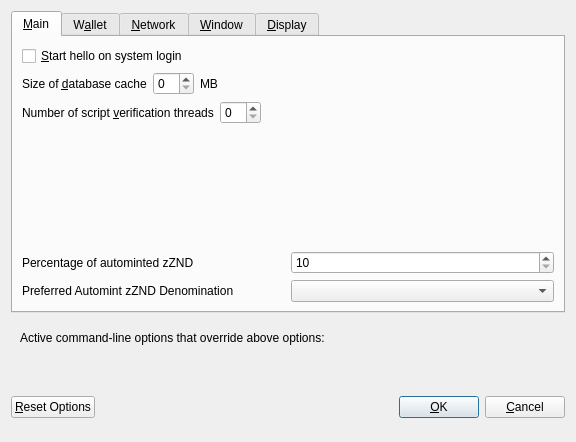
<?xml version="1.0" encoding="UTF-8"?>
<ui version="4.0">
 <class>OptionsDialog</class>
 <widget class="QDialog" name="OptionsDialog">
  <property name="geometry">
   <rect>
    <x>0</x>
    <y>0</y>
    <width>576</width>
    <height>442</height>
   </rect>
  </property>
  <property name="windowTitle">
   <string>Options</string>
  </property>
  <property name="modal">
   <bool>true</bool>
  </property>
  <layout class="QVBoxLayout" name="verticalLayout">
   <item>
    <widget class="QTabWidget" name="tabWidget">
     <property name="currentIndex">
      <number>0</number>
     </property>
     <widget class="QWidget" name="tabMain">
      <attribute name="title">
       <string>&amp;Main</string>
      </attribute>
      <layout class="QVBoxLayout" name="verticalLayout_Main">
       <item>
        <widget class="QCheckBox" name="bitcoinAtStartup">
         <property name="toolTip">
          <string>Automatically start hello after logging in to the system.</string>
         </property>
         <property name="text">
          <string>&amp;Start hello on system login</string>
         </property>
        </widget>
       </item>
       <item>
        <layout class="QHBoxLayout" name="horizontalLayout_2_Main">
         <item>
          <widget class="QLabel" name="databaseCacheLabel">
           <property name="text">
            <string>Size of &amp;database cache</string>
           </property>
           <property name="textFormat">
            <enum>Qt::PlainText</enum>
           </property>
           <property name="buddy">
            <cstring>databaseCache</cstring>
           </property>
          </widget>
         </item>
         <item>
          <widget class="QSpinBox" name="databaseCache"/>
         </item>
         <item>
          <widget class="QLabel" name="databaseCacheUnitLabel">
           <property name="text">
            <string>MB</string>
           </property>
           <property name="textFormat">
            <enum>Qt::PlainText</enum>
           </property>
          </widget>
         </item>
         <item>
          <spacer name="horizontalSpacer_2_Main">
           <property name="orientation">
            <enum>Qt::Horizontal</enum>
           </property>
           <property name="sizeHint" stdset="0">
            <size>
             <width>40</width>
             <height>20</height>
            </size>
           </property>
          </spacer>
         </item>
        </layout>
       </item>
       <item>
        <layout class="QHBoxLayout" name="horizontalLayout_3_Main">
         <item>
          <widget class="QLabel" name="threadsScriptVerifLabel">
           <property name="text">
            <string>Number of script &amp;verification threads</string>
           </property>
           <property name="textFormat">
            <enum>Qt::PlainText</enum>
           </property>
           <property name="buddy">
            <cstring>threadsScriptVerif</cstring>
           </property>
          </widget>
         </item>
         <item>
          <widget class="QSpinBox" name="threadsScriptVerif">
           <property name="toolTip">
            <string>(0 = auto, &lt;0 = leave that many cores free)</string>
           </property>
          </widget>
         </item>
         <item>
          <spacer name="horizontalSpacer_3_Main">
           <property name="orientation">
            <enum>Qt::Horizontal</enum>
           </property>
           <property name="sizeHint" stdset="0">
            <size>
             <width>40</width>
             <height>20</height>
            </size>
           </property>
          </spacer>
         </item>
        </layout>
       </item>
       <item>
        <spacer name="verticalSpacer_2">
         <property name="orientation">
          <enum>Qt::Vertical</enum>
         </property>
         <property name="sizeHint" stdset="0">
          <size>
           <width>20</width>
           <height>40</height>
          </size>
         </property>
        </spacer>
       </item>
       <item>
        <layout class="QHBoxLayout" name="horizontalLayout_3">
         <item>
          <widget class="QLabel" name="percentage_label">
           <property name="toolTip">
            <string>Percentage of incoming ZND which get automatically converted to zZND via Zerocoin Protocol (min: 10%)</string>
           </property>
           <property name="text">
            <string>Percentage of autominted zZND</string>
           </property>
          </widget>
         </item>
         <item>
          <widget class="QSpinBox" name="zeromintPercentage">
           <property name="minimum">
            <number>10</number>
           </property>
           <property name="maximum">
            <number>100</number>
           </property>
          </widget>
         </item>
        </layout>
       </item>
       <item>
        <layout class="QHBoxLayout" name="horizontalLayout" stretch="0,0">
         <property name="sizeConstraint">
          <enum>QLayout::SetFixedSize</enum>
         </property>
         <item>
          <widget class="QLabel" name="labelPreferredDenom">
           <property name="maximumSize">
            <size>
             <width>16777215</width>
             <height>16777215</height>
            </size>
           </property>
           <property name="toolTip">
            <string>Wait with automatic conversion to Zerocoin until enough ZND for this denomination is available</string>
           </property>
           <property name="text">
            <string>Preferred Automint zZND Denomination</string>
           </property>
          </widget>
         </item>
         <item>
          <widget class="QComboBox" name="preferredDenom">
           <property name="maximumSize">
            <size>
             <width>16777215</width>
             <height>27</height>
            </size>
           </property>
           <property name="toolTip">
            <string>Wait with automatic conversion to Zerocoin until enough ZND for this denomination is available</string>
           </property>
           <property name="maxVisibleItems">
            <number>9</number>
           </property>
           <property name="maxCount">
            <number>9</number>
           </property>
          </widget>
         </item>
        </layout>
       </item>
      </layout>
     </widget>
     <widget class="QWidget" name="tabWallet">
      <attribute name="title">
       <string>W&amp;allet</string>
      </attribute>
      <layout class="QVBoxLayout" name="verticalLayout_Wallet">
       <item>
        <widget class="QGroupBox" name="groupBox">
         <property name="title">
          <string>Expert</string>
         </property>
         <layout class="QVBoxLayout" name="verticalLayout_2">
          <item>
           <widget class="QCheckBox" name="coinControlFeatures">
            <property name="toolTip">
             <string>Whether to show coin control features or not.</string>
            </property>
            <property name="text">
             <string>Enable coin &amp;control features</string>
            </property>
           </widget>
          </item>
          <item>
           <widget class="QCheckBox" name="showMasternodesTab">
            <property name="toolTip">
             <string>Show additional tab listing all your masternodes in first sub-tab&lt;br/&gt;and all masternodes on the network in second sub-tab.</string>
            </property>
            <property name="text">
             <string>Show Masternodes Tab</string>
            </property>
           </widget>
          </item>
          <item>
           <widget class="QCheckBox" name="spendZeroConfChange">
            <property name="toolTip">
             <string>If you disable the spending of unconfirmed change, the change from a transaction&lt;br/&gt;cannot be used until that transaction has at least one confirmation.&lt;br/&gt;This also affects how your balance is computed.</string>
            </property>
            <property name="text">
             <string>&amp;Spend unconfirmed change</string>
            </property>
           </widget>
          </item>
         </layout>
        </widget>
       </item>
       <item>
        <spacer name="verticalSpacer_Wallet">
         <property name="orientation">
          <enum>Qt::Vertical</enum>
         </property>
         <property name="sizeHint" stdset="0">
          <size>
           <width>20</width>
           <height>40</height>
          </size>
         </property>
        </spacer>
       </item>
      </layout>
     </widget>
     <widget class="QWidget" name="tabNetwork">
      <attribute name="title">
       <string>&amp;Network</string>
      </attribute>
      <layout class="QVBoxLayout" name="verticalLayout_Network">
       <item>
        <widget class="QCheckBox" name="mapPortUpnp">
         <property name="toolTip">
          <string>Automatically open the hello client port on the router. This only works when your router supports UPnP and it is enabled.</string>
         </property>
         <property name="text">
          <string>Map port using &amp;UPnP</string>
         </property>
        </widget>
       </item>
       <item>
        <widget class="QCheckBox" name="allowIncoming">
         <property name="toolTip">
          <string>Accept connections from outside</string>
         </property>
         <property name="text">
          <string>Allow incoming connections</string>
         </property>
        </widget>
       </item>
       <item>
        <widget class="QCheckBox" name="connectSocks">
         <property name="toolTip">
          <string>Connect to the hello network through a SOCKS5 proxy.</string>
         </property>
         <property name="text">
          <string>&amp;Connect through SOCKS5 proxy (default proxy):</string>
         </property>
        </widget>
       </item>
       <item>
        <layout class="QHBoxLayout" name="horizontalLayout_1_Network">
         <item>
          <widget class="QLabel" name="proxyIpLabel">
           <property name="text">
            <string>Proxy &amp;IP:</string>
           </property>
           <property name="textFormat">
            <enum>Qt::PlainText</enum>
           </property>
           <property name="buddy">
            <cstring>proxyIp</cstring>
           </property>
          </widget>
         </item>
         <item>
          <widget class="QValidatedLineEdit" name="proxyIp">
           <property name="minimumSize">
            <size>
             <width>140</width>
             <height>0</height>
            </size>
           </property>
           <property name="maximumSize">
            <size>
             <width>140</width>
             <height>16777215</height>
            </size>
           </property>
           <property name="toolTip">
            <string>IP address of the proxy (e.g. IPv4: 127.0.0.1 / IPv6: ::1)</string>
           </property>
          </widget>
         </item>
         <item>
          <widget class="QLabel" name="proxyPortLabel">
           <property name="text">
            <string>&amp;Port:</string>
           </property>
           <property name="textFormat">
            <enum>Qt::PlainText</enum>
           </property>
           <property name="buddy">
            <cstring>proxyPort</cstring>
           </property>
          </widget>
         </item>
         <item>
          <widget class="QLineEdit" name="proxyPort">
           <property name="minimumSize">
            <size>
             <width>55</width>
             <height>0</height>
            </size>
           </property>
           <property name="maximumSize">
            <size>
             <width>55</width>
             <height>16777215</height>
            </size>
           </property>
           <property name="toolTip">
            <string>Port of the proxy (e.g. 9050)</string>
           </property>
          </widget>
         </item>
         <item>
          <spacer name="horizontalSpacer_1_Network">
           <property name="orientation">
            <enum>Qt::Horizontal</enum>
           </property>
           <property name="sizeHint" stdset="0">
            <size>
             <width>40</width>
             <height>20</height>
            </size>
           </property>
          </spacer>
         </item>
        </layout>
       </item>
       <item>
        <spacer name="verticalSpacer_Network">
         <property name="orientation">
          <enum>Qt::Vertical</enum>
         </property>
         <property name="sizeHint" stdset="0">
          <size>
           <width>20</width>
           <height>40</height>
          </size>
         </property>
        </spacer>
       </item>
      </layout>
     </widget>
     <widget class="QWidget" name="tabWindow">
      <attribute name="title">
       <string>&amp;Window</string>
      </attribute>
      <layout class="QVBoxLayout" name="verticalLayout_Window">
       <item>
        <widget class="QCheckBox" name="minimizeToTray">
         <property name="toolTip">
          <string>Show only a tray icon after minimizing the window.</string>
         </property>
         <property name="text">
          <string>&amp;Minimize to the tray instead of the taskbar</string>
         </property>
        </widget>
       </item>
       <item>
        <widget class="QCheckBox" name="minimizeOnClose">
         <property name="toolTip">
          <string>Minimize instead of exit the application when the window is closed. When this option is enabled, the application will be closed only after selecting Quit in the menu.</string>
         </property>
         <property name="text">
          <string>M&amp;inimize on close</string>
         </property>
        </widget>
       </item>
       <item>
        <spacer name="verticalSpacer_Window">
         <property name="orientation">
          <enum>Qt::Vertical</enum>
         </property>
         <property name="sizeHint" stdset="0">
          <size>
           <width>20</width>
           <height>40</height>
          </size>
         </property>
        </spacer>
       </item>
      </layout>
     </widget>
     <widget class="QWidget" name="tabDisplay">
      <attribute name="title">
       <string>&amp;Display</string>
      </attribute>
      <layout class="QVBoxLayout" name="verticalLayout_Display">
       <item>
        <layout class="QHBoxLayout" name="horizontalLayout_1_Display">
         <item>
          <widget class="QLabel" name="langLabel">
           <property name="text">
            <string>User Interface &amp;language:</string>
           </property>
           <property name="textFormat">
            <enum>Qt::PlainText</enum>
           </property>
           <property name="buddy">
            <cstring>lang</cstring>
           </property>
          </widget>
         </item>
         <item>
          <widget class="QValueComboBox" name="lang">
           <property name="toolTip">
            <string>The user interface language can be set here. This setting will take effect after restarting hello.</string>
           </property>
          </widget>
         </item>
        </layout>
       </item>
       <item>
        <widget class="QLabel" name="label_3">
         <property name="toolTip">
          <string notr="true"/>
         </property>
         <property name="statusTip">
          <string notr="true"/>
         </property>
         <property name="whatsThis">
          <string notr="true"/>
         </property>
         <property name="accessibleName">
          <string notr="true"/>
         </property>
         <property name="text">
          <string>Language missing or translation incomplete? Help contributing translations here:
https://www.transifex.com/hello-project/hello-project-translations</string>
         </property>
         <property name="wordWrap">
          <bool>true</bool>
         </property>
         <property name="openExternalLinks">
          <bool>true</bool>
         </property>
         <property name="textInteractionFlags">
          <set>Qt::TextBrowserInteraction</set>
         </property>
        </widget>
       </item>
       <item>
        <layout class="QHBoxLayout" name="horizontalLayout_4_Display" stretch="0,0">
         <item>
          <widget class="QLabel" name="themeLabel">
           <property name="text">
            <string>User Interface Theme:</string>
           </property>
          </widget>
         </item>
         <item>
          <widget class="QValueComboBox" name="theme"/>
         </item>
        </layout>
       </item>
       <item>
        <widget class="Line" name="line">
         <property name="orientation">
          <enum>Qt::Horizontal</enum>
         </property>
        </widget>
       </item>
       <item>
        <layout class="QHBoxLayout" name="horizontalLayout_2_Display">
         <item>
          <widget class="QLabel" name="unitLabel">
           <property name="text">
            <string>&amp;Unit to show amounts in:</string>
           </property>
           <property name="textFormat">
            <enum>Qt::PlainText</enum>
           </property>
           <property name="buddy">
            <cstring>unit</cstring>
           </property>
          </widget>
         </item>
         <item>
          <widget class="QValueComboBox" name="unit">
           <property name="toolTip">
            <string>Choose the default subdivision unit to show in the interface and when sending coins.</string>
           </property>
          </widget>
         </item>
        </layout>
       </item>
       <item>
        <layout class="QHBoxLayout" name="horizontalLayout_5_Display">
         <item>
          <widget class="QLabel" name="digitsLabel">
           <property name="text">
            <string>Decimal digits</string>
           </property>
          </widget>
         </item>
         <item>
          <widget class="QValueComboBox" name="digits"/>
         </item>
        </layout>
       </item>
       <item>
        <layout class="QHBoxLayout" name="horizontalLayout_3_Display">
         <item>
          <widget class="QLabel" name="thirdPartyTxUrlsLabel">
           <property name="toolTip">
            <string>Third party URLs (e.g. a block explorer) that appear in the transactions tab as context menu items. %s in the URL is replaced by transaction hash. Multiple URLs are separated by vertical bar |.</string>
           </property>
           <property name="text">
            <string>Third party transaction URLs</string>
           </property>
           <property name="buddy">
            <cstring>thirdPartyTxUrls</cstring>
           </property>
          </widget>
         </item>
         <item>
          <widget class="QLineEdit" name="thirdPartyTxUrls">
           <property name="toolTip">
            <string>Third party URLs (e.g. a block explorer) that appear in the transactions tab as context menu items. %s in the URL is replaced by transaction hash. Multiple URLs are separated by vertical bar |.</string>
           </property>
          </widget>
         </item>
        </layout>
       </item>
       <item>
        <spacer name="verticalSpacer">
         <property name="orientation">
          <enum>Qt::Vertical</enum>
         </property>
         <property name="sizeHint" stdset="0">
          <size>
           <width>20</width>
           <height>40</height>
          </size>
         </property>
        </spacer>
       </item>
      </layout>
     </widget>
    </widget>
   </item>
   <item>
    <widget class="QFrame" name="frame">
     <layout class="QVBoxLayout" name="verticalLayout_Bottom">
      <item>
       <layout class="QHBoxLayout" name="horizontalLayout_Bottom">
        <item>
         <widget class="QLabel" name="overriddenByCommandLineInfoLabel">
          <property name="text">
           <string>Active command-line options that override above options:</string>
          </property>
          <property name="textFormat">
           <enum>Qt::PlainText</enum>
          </property>
         </widget>
        </item>
        <item>
         <spacer name="horizontalSpacer_Bottom">
          <property name="orientation">
           <enum>Qt::Horizontal</enum>
          </property>
          <property name="sizeHint" stdset="0">
           <size>
            <width>40</width>
            <height>20</height>
           </size>
          </property>
         </spacer>
        </item>
       </layout>
      </item>
      <item>
       <widget class="QLabel" name="overriddenByCommandLineLabel">
        <property name="text">
         <string/>
        </property>
        <property name="textFormat">
         <enum>Qt::PlainText</enum>
        </property>
        <property name="wordWrap">
         <bool>true</bool>
        </property>
       </widget>
      </item>
     </layout>
    </widget>
   </item>
   <item>
    <layout class="QHBoxLayout" name="horizontalLayout_Buttons">
     <item>
      <widget class="QPushButton" name="resetButton">
       <property name="toolTip">
        <string>Reset all client options to default.</string>
       </property>
       <property name="text">
        <string>&amp;Reset Options</string>
       </property>
       <property name="autoDefault">
        <bool>false</bool>
       </property>
      </widget>
     </item>
     <item>
      <spacer name="horizontalSpacer_1">
       <property name="orientation">
        <enum>Qt::Horizontal</enum>
       </property>
       <property name="sizeHint" stdset="0">
        <size>
         <width>40</width>
         <height>48</height>
        </size>
       </property>
      </spacer>
     </item>
     <item>
      <widget class="QLabel" name="statusLabel">
       <property name="minimumSize">
        <size>
         <width>200</width>
         <height>0</height>
        </size>
       </property>
       <property name="font">
        <font>
         <weight>75</weight>
         <bold>true</bold>
        </font>
       </property>
       <property name="text">
        <string/>
       </property>
       <property name="textFormat">
        <enum>Qt::PlainText</enum>
       </property>
       <property name="wordWrap">
        <bool>true</bool>
       </property>
      </widget>
     </item>
     <item>
      <spacer name="horizontalSpacer_2">
       <property name="orientation">
        <enum>Qt::Horizontal</enum>
       </property>
       <property name="sizeHint" stdset="0">
        <size>
         <width>40</width>
         <height>48</height>
        </size>
       </property>
      </spacer>
     </item>
     <item>
      <widget class="QPushButton" name="okButton">
       <property name="text">
        <string>&amp;OK</string>
       </property>
       <property name="autoDefault">
        <bool>false</bool>
       </property>
       <property name="default">
        <bool>true</bool>
       </property>
      </widget>
     </item>
     <item>
      <widget class="QPushButton" name="cancelButton">
       <property name="text">
        <string>&amp;Cancel</string>
       </property>
       <property name="autoDefault">
        <bool>false</bool>
       </property>
      </widget>
     </item>
    </layout>
   </item>
  </layout>
 </widget>
 <customwidgets>
  <customwidget>
   <class>QValidatedLineEdit</class>
   <extends>QLineEdit</extends>
   <header>qvalidatedlineedit.h</header>
  </customwidget>
  <customwidget>
   <class>QValueComboBox</class>
   <extends>QComboBox</extends>
   <header>qvaluecombobox.h</header>
  </customwidget>
 </customwidgets>
 <resources/>
 <connections/>
</ui>
